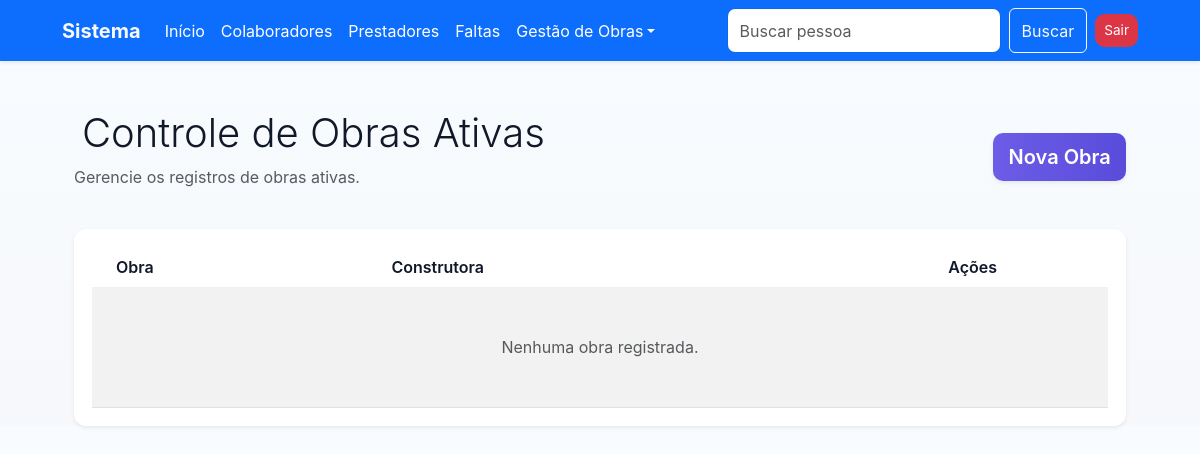
The page /obras/ (signed in) on the database as committed earlier.
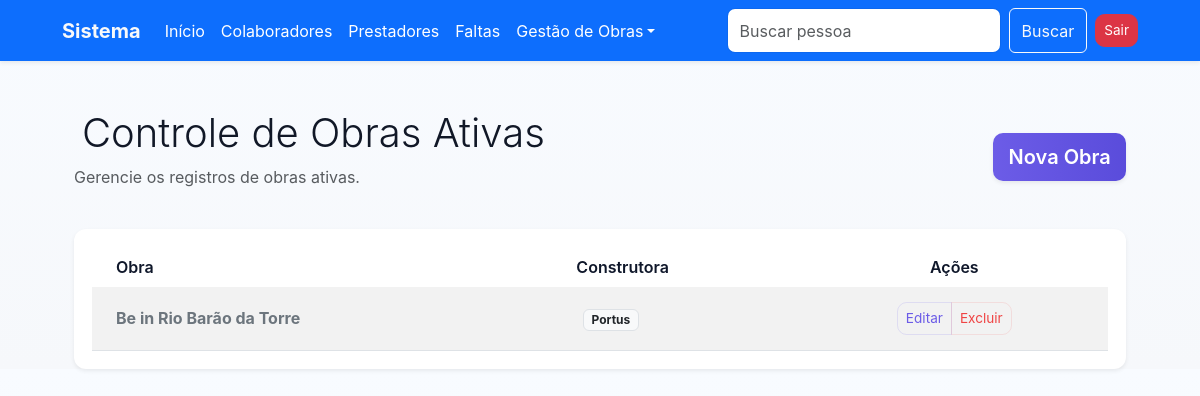
The same page on the database as committed later.
### obra/models.py (models this page shows, shortened)
class Base(models.Model):
    criado = models.DateTimeField(auto_now_add=True)
    alterado = models.DateTimeField(auto_now=True)
    ativo = models.BooleanField(default=True)
    class Meta:
        abstract = True

class Obra(Base):
    nome = models.CharField('Nome da Obra', max_length=100)
    construtora = models.CharField('Construtora', max_length=100)
    class Meta:
        verbose_name = 'Obra'
        verbose_name_plural = 'Obras'

### obra/views.py (the view)
# urls.py: path('', ObraListView.as_view(), name='obra_list'),
class ObraListView(LoginRequiredMixin, ListView):
    model = Obra
    template_name = 'obra_list.html'
    context_object_name = 'obras'
    ordering = ['nome']

### usuario/views.py (called while the page is built)
    def dispatch(self, request, *args, **kwargs):
        if not request.session.get('logado'):
            messages.error(
                request, 'Acesso negado. Por favor, realize o login.')
            return redirect('usuario_login')
        return super().dispatch(request, *args, **kwargs)

### obra/templates/obra_list.html (shortened to what this page needs)
{% extends 'index.html' %}
{% load static %}
{% block content %}
<div class="container mt-5">
    <div class="row mb-4 align-items-center">
        <div class="col-md-8">
            <h2 class="display-6">Controle de Obras Ativas</h2>
            <p class="text-muted">Gerencie os registros de obras ativas.</p>
        </div>
        <div class="col-md-4 text-end">
            <a href="{% url 'obra_create' %}" class="btn btn-primary btn-lg shadow-sm">
                 Nova Obra
            </a>
        </div>
    </div>
    <div class="card shadow-sm border-0">
        <div class="card-body p-0">
            <div class="table-responsive">
                <table class="table table-hover table-striped align-middle mb-0">
                    <thead class="table-dark">
                        <tr>
                            <th scope="col" class="ps-4">Obra</th>
                            <th scope="col">Construtora</th>
                            <th scope="col" class="text-center">Ações</th>
                        </tr>
                    </thead>
                    <tbody>
                        {% for obra in obras %}
                        <tr>
                            <td class="ps-4 fw-bold text-secondary">{{ obra.nome }}</td>
                            <td>
                                <span class="badge bg-light text-dark border">
                                    {{ obra.construtora }}
                                </span>
                            </td>
                            <td class="text-center">
                                <div class="btn-group" role="group">
                                    <a href="{% url 'obra_update' obra.pk %}" class="btn btn-sm btn-outline-primary" title="Editar">
                                         Editar
                                    </a>
                                    <a href="{% url 'obra_confirm_delete' obra.pk %}" class="btn btn-sm btn-outline-danger" title="Excluir">
                                         Excluir
                                    </a>
                                </div>
                            </td>
                        </tr>
                        {% empty %}
                        <tr>
                            <td colspan="3" class="text-center py-5 text-muted">
                                Nenhuma obra registrada.
                            </td>
                        </tr>
                        {% endfor %}
                    </tbody>
                </table>
            </div>
        </div>
    </div>
</div>
{% endblock %}

Rows that differ between the two databases and show on the page:
added Obra: nome "Be in Rio Barão da Torre", construtora "Portus"
Other text that changed with them:
text no longer shown: "Nenhuma obra registrada."
